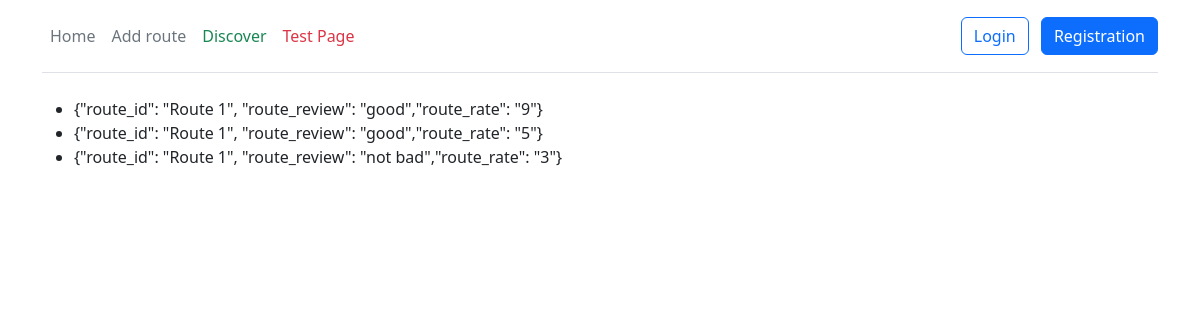
Before: /route/1/review with the older database file.
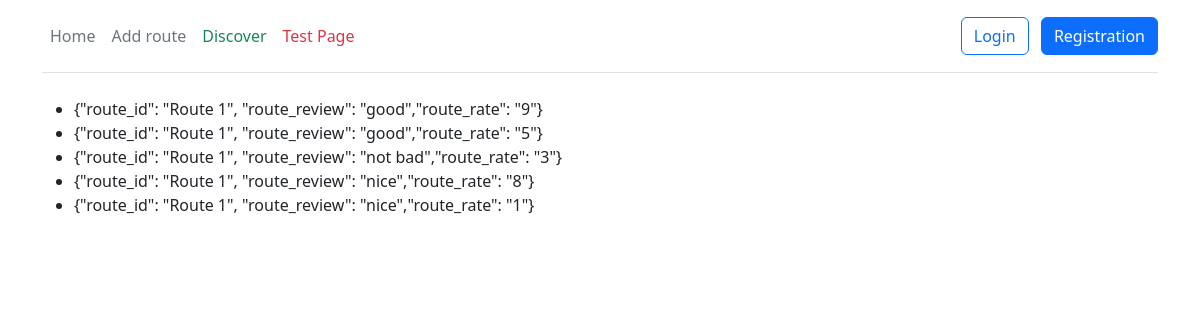
After: the same page with the newer database file.
### route/models.py (models this page shows, shortened)
class Review(models.Model):
    route_id = models.ForeignKey(Route, on_delete=models.CASCADE)
    route_review = models.TextField()
    route_rate = models.IntegerField()
    class Meta:
        verbose_name = 'Review'
        verbose_name_plural = 'Reviews'

class Route(models.Model):
    class RouteType(models.TextChoices):
        bicycle_route = 'bicycle', gettext_lazy('bicycle')
        hiking_route = 'hiking', gettext_lazy('hiking')
    route_name = models.CharField(max_length=255, null=True)
    route_type = models.CharField(max_length=50, choices=RouteType.choices, default=RouteType.hiking_route)
    departure = models.IntegerField()
    stopping = models.JSONField()
    destination = models.IntegerField()
    country = models.CharField(max_length=50)
    location = models.CharField(max_length=50)
    description = models.TextField()
    duration = models.IntegerField()
    def __str__(self):
        return f'Route {self.id}'
    class Meta:
        verbose_name = 'Route'
        verbose_name_plural = 'Routes'

### route/views.py (the view)
# urls.py: path('<int:route_id>/review', views.review, name='review'),
def review(request, route_id):
    result = models.Review.objects.all().filter(route_id=route_id)
    if result.exists():
        return render(request, 'route/review.html', {'result': result})
    else:
        return render(request, 'route/does_not_exist.html', {'result': 'Reviews do not exist'})

### templates/route/review.html (shortened to what this page needs)
{% extends 'route/layout.html' %}
{% block content %}
    <ul>
        {% for itm in result %}
            <li>{"route_id": "{{ itm.route_id }}", "route_review": "{{ itm.route_review }}","route_rate":
                "{{ itm.route_rate }}"}
            </li>
        {% endfor %}
    </ul>
{% endblock %}

### templates/route/layout.html (shortened to what this page needs)
{% load static %}
<!DOCTYPE html>
<html lang="en">
<head>
    <link href="https://cdn.jsdelivr.net/npm/bootstrap@5.2.1/dist/css/bootstrap.min.css" rel="stylesheet"
>
</head>
<body>
<div class="container">
    <header class="d-flex flex-wrap align-items-center justify-content-center justify-content-md-between py-3 mb-4 border-bottom">
        <ul class="nav col-12 col-md-auto mb-2 justify-content-center mb-md-0">
            <li><a href="/" class="nav-link px-2 link-secondary">Home</a></li>
            <li><a href="{% url 'route:add_route' %}" class="nav-link px-2 link-secondary">Add route</a></li>
            <li><a href="{% url 'route:discover' %}" class="nav-link px-2 link-success">Discover</a></li>
             <li><a href="{% url 'route:test_page' %}" class="nav-link px-2 link-danger">Test Page</a></li>
        </ul>
        <div class="col-md-3 text-end">
            {% if request.user.is_authenticated %}
                <a href="{% url 'account:logout' %}" type="button" class="btn btn-outline-primary me-2">Logout</a>
            {% else %}
                <a href="{% url 'account:login' %}" type="button" class="btn btn-outline-primary me-2">Login</a>
                <a href="{% url 'account:registration' %}" type="button" class="btn btn-primary">Registration</a>
            {% endif %}
        </div>
    </header>
</div>
<div class="container">
    {% block content %}{% endblock %}
</div>
</body>
</html>

Changed rows visible on the page:
added Review: route_id "Route 1", route_review "nice", route_rate "8"
added Review: route_id "Route 1", route_review "nice", route_rate "1"
